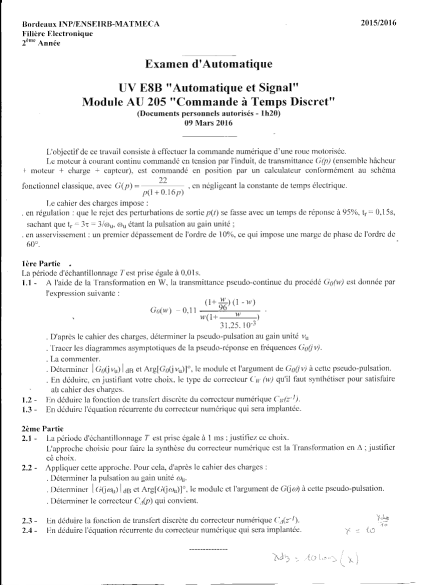
#> input picture _apercu_tmp/td/2015-2016-1.png, 850 x 1169 px (shown at 1/2 size)
$ python planche.py 2015-2016-1.png 2017-2018-2.png
#> lines starting #> are read from the running program, lines starting #| are printed output that depends on the picture
import sys, glob, os
from PIL import Image, ImageDraw
pat=sys.argv[1]; out=sys.argv[2]
fs=sorted(glob.glob(pat))
ims=[Image.open(f).convert('RGB') for f in fs]
#> ims = 1 item
W=max(i.width for i in ims); H=sum(i.height+30 for i in ims)
#> after `W = max((i.width for i in ims))`: W = 850
#> after `H = sum((i.height + 30 for i in ims))`: H = 1199
m=Image.new('RGB',(W,H),'white'); d=ImageDraw.Draw(m); y=0
#> after `m = Image.new('RGB', (W, H), 'white')`: m: PIL image 850x1199 RGB; every value is 255
for f,i in zip(fs,ims):
    d.rectangle((0,y,W,y+28),fill=(255,220,220)); d.text((4,y+8),os.path.basename(f),fill=(200,0,0)); y+=30
    m.paste(i,(0,y)); d.rectangle((0,y,i.width-1,y+i.height-1),outline=(0,0,255)); y+=i.height
#> this loop made 1 pass
#> (f, y) on pass 1: ('2015-2016-1.png', 1199)
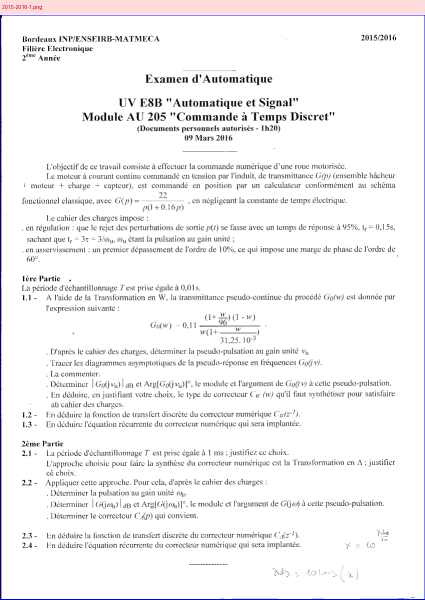
#> m: PIL image 850x1199 RGB (shown at 1/2 size); mean R, G, B 243.5, 242.7, 243.7
#> after the loop, y = 1199
m=m.resize((int(W*0.7),int(H*0.7)))
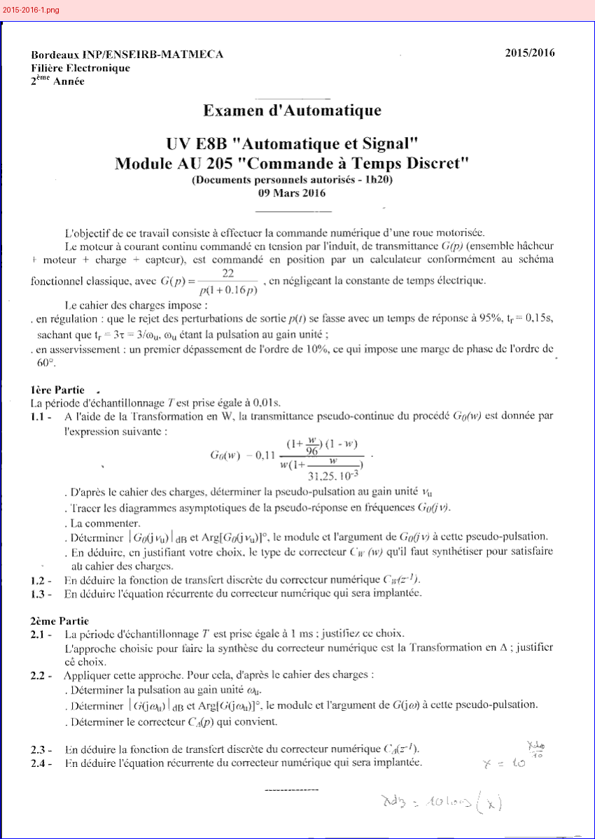
#> m: PIL image 595x839 RGB; mean R, G, B 243.3, 242.5, 243.4
m.save(out); print(m.size)
#| (595, 839)

$ run again, on _apercu_tmp/td/anc-71.png
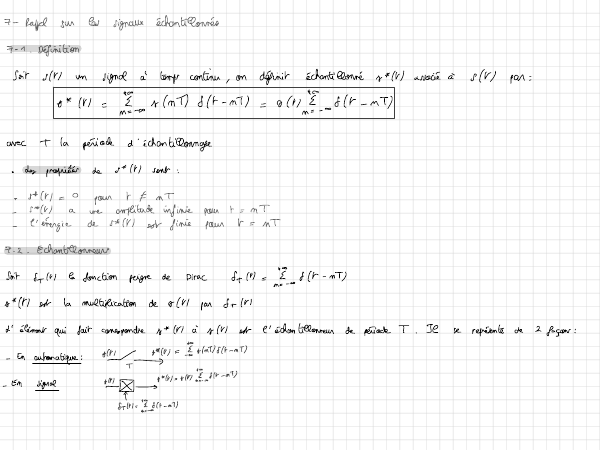
#> input picture _apercu_tmp/td/anc-71.png, 600 x 450 px
#> ims = 1 item
#> W = 600
#> H = 480
#> the loop `for f,i in zip(fs,ims):` made 1 pass
#> (f, y) on pass 1: ('anc-71.png', 480)
#> after the loop `for f,i in zip(fs,ims):`:
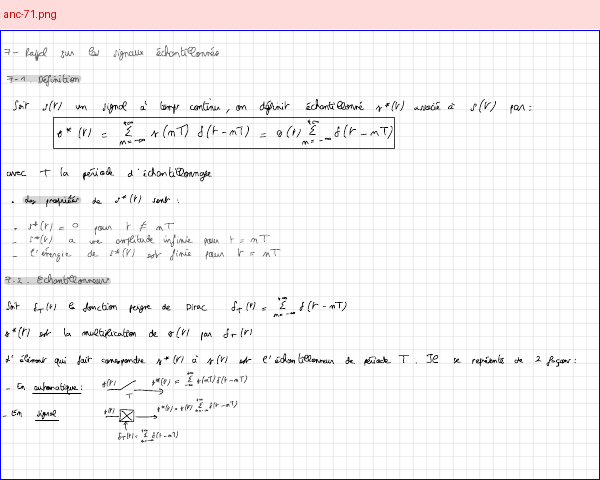
#> m: PIL image 600x480 RGB; mean R, G, B 245.6, 243.4, 245.3
#> `m=m.resize((int(W*0.7),int(H*0.7)))`:
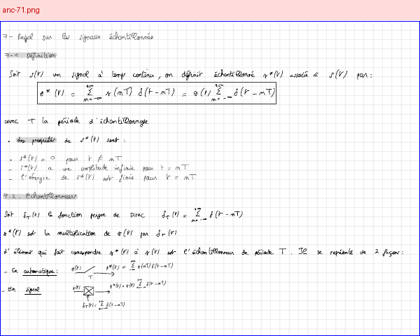
#> m: PIL image 420x336 RGB; mean R, G, B 245.4, 243.2, 245.1
#| (420, 336)

$ run again, on _apercu_tmp/td/anc-73.png
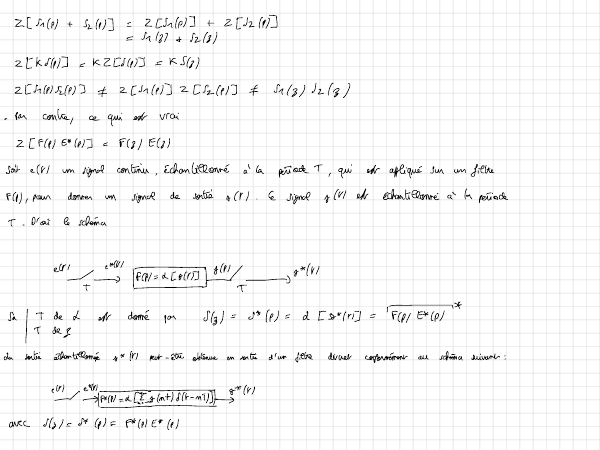
#> input picture _apercu_tmp/td/anc-73.png, 600 x 450 px
#> ims = 1 item
#> W = 600
#> H = 480
#> the loop `for f,i in zip(fs,ims):` made 1 pass
#> (f, y) on pass 1: ('anc-73.png', 480)
#> after the loop `for f,i in zip(fs,ims):`:
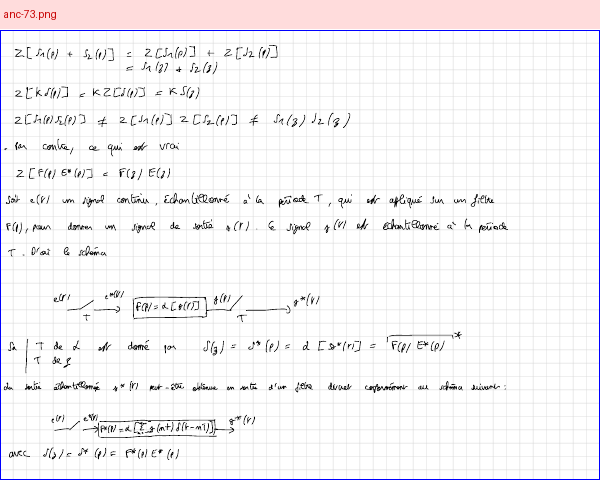
#> m: PIL image 600x480 RGB; mean R, G, B 245.4, 243.2, 245.1
#> `m=m.resize((int(W*0.7),int(H*0.7)))`:
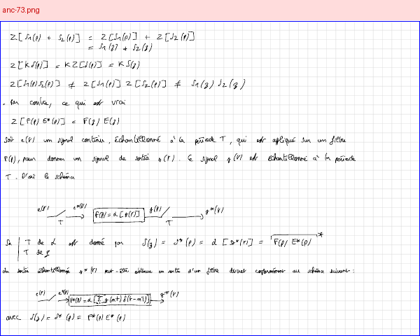
#> m: PIL image 420x336 RGB; mean R, G, B 245.2, 243, 244.9
#| (420, 336)

$ run again, on _apercu_tmp/td/anc-78.png
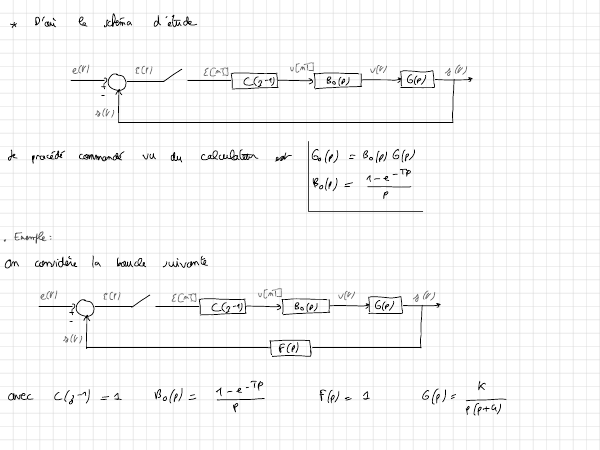
#> input picture _apercu_tmp/td/anc-78.png, 600 x 450 px
#> ims = 1 item
#> W = 600
#> H = 480
#> the loop `for f,i in zip(fs,ims):` made 1 pass
#> (f, y) on pass 1: ('anc-78.png', 480)
#> after the loop `for f,i in zip(fs,ims):`:
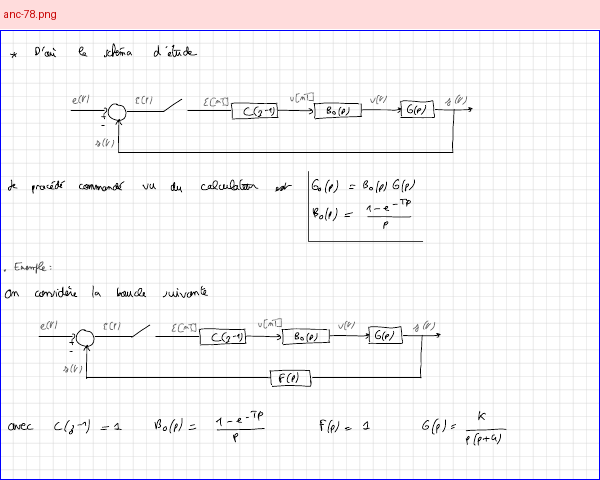
#> m: PIL image 600x480 RGB; mean R, G, B 246.1, 243.9, 245.8
#> `m=m.resize((int(W*0.7),int(H*0.7)))`:
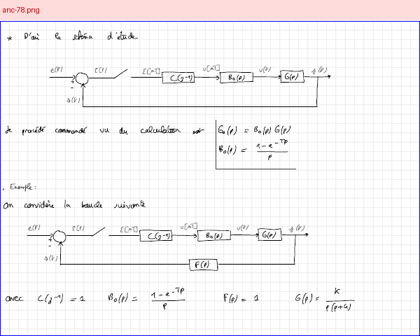
#> m: PIL image 420x336 RGB; mean R, G, B 245.9, 243.7, 245.6
#| (420, 336)
